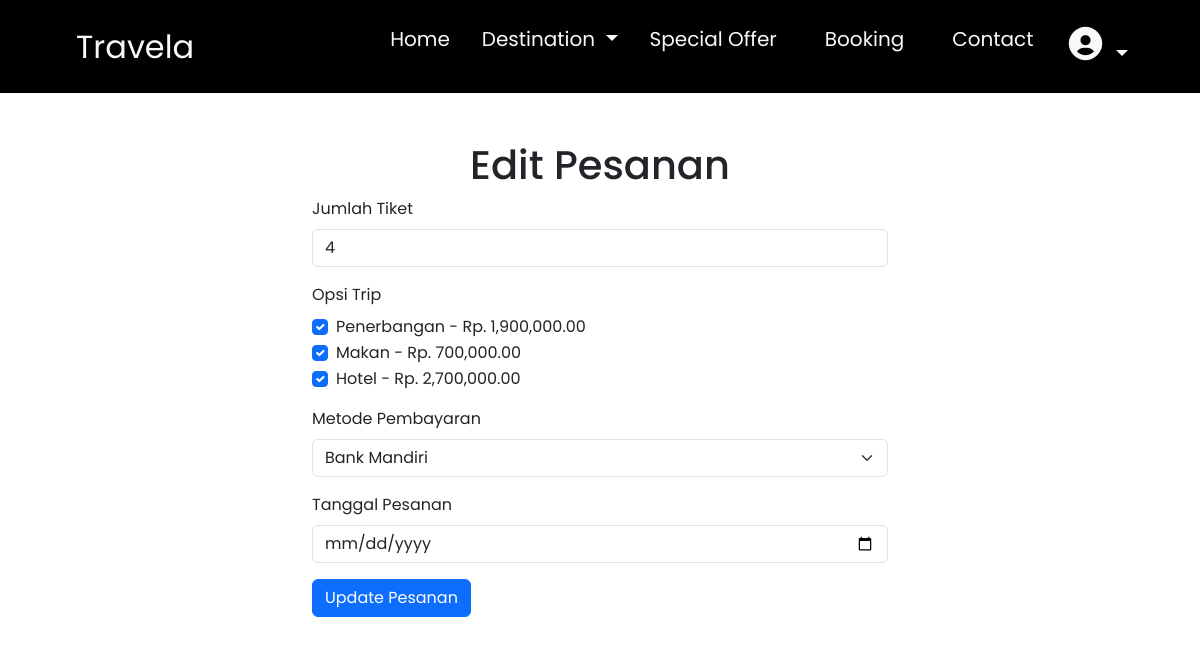
/page/edit_order.php?id=74 (signed in), run on the app's committed database.
### tables this page shows
CREATE TABLE `orders` (
  `id` int(11) NOT NULL,
  `user_id` int(11) NOT NULL,
  `destination_cards_id` int(11) NOT NULL,
  `jumlah_tiket` int(11) NOT NULL,
  `total_harga` int(11) NOT NULL,
  `order_date` timestamp NOT NULL DEFAULT current_timestamp(),
  `payment_method_id` int(11) DEFAULT NULL,
  `opsi_trip_ids` varchar(255) DEFAULT NULL
);

CREATE TABLE `opsi_trip` (
  `id` int(11) NOT NULL,
  `destination_cards_id` int(11) NOT NULL,
  `option_name` varchar(255) NOT NULL,
  `option_price` int(20) NOT NULL
);

CREATE TABLE `payment_method` (
  `id` int(11) NOT NULL,
  `name` varchar(50) NOT NULL
);

### page/edit_order.php (the view, shortened to what this page needs)
<?php
include "../koneksi.php";
$order_id = $_GET['id'];
$order_sql = "SELECT * FROM orders WHERE id = ?";
$stmt = $conn->prepare($order_sql);
$stmt->bind_param('i', $order_id);
$stmt->execute();
$order = $stmt->get_result()->fetch_assoc();
$destination_cards_id = $order['destination_cards_id'];
$opsi_sql = "SELECT id, option_name, option_price FROM opsi_trip WHERE destination_cards_id = ?";
$stmt = $conn->prepare($opsi_sql);
$stmt->bind_param('i', $destination_cards_id);
$stmt->execute();
$opsi_trip = $stmt->get_result()->fetch_all(MYSQLI_ASSOC);
$payment_sql = "SELECT id, name FROM payment_method";
$payment_methods = $conn->query($payment_sql)->fetch_all(MYSQLI_ASSOC);
?>
<!DOCTYPE html>
<html lang="id">
<head>
    <link href="https://cdn.jsdelivr.net/npm/bootstrap@5.3.3/dist/css/bootstrap.min.css" rel="stylesheet">
    <link rel="stylesheet" href="../style.css">
    <link href='https://unpkg.com/boxicons@2.1.4/css/boxicons.min.css' rel='stylesheet'>
</head>
<body class="background">
    <?php include "layout/navbar.php"; ?>
    <div class="container mt-5" style="max-width: 50%">
        <h1 class="text-center">Edit Pesanan</h1>
        <form method="post" id="orderForm">
            <div class="mb-3">
                <label for="jumlah_tiket" class="form-label">Jumlah Tiket</label>
                <input type="number" class="form-control" id="jumlah_tiket" name="jumlah_tiket" value="<?= htmlspecialchars($order['jumlah_tiket']); ?>" required>
            </div>
            <div class="mb-3">
                <label class="form-label">Opsi Trip</label><br>
                <?php foreach ($opsi_trip as $opsi) : ?>
                    <div class="form-check">
                        <input class="form-check-input" type="checkbox" id="opsi_<?= $opsi['id']; ?>" name="opsi_trip[]" value="<?= $opsi['id']; ?>" data-price="<?= $opsi['option_price']; ?>" <?= in_array($opsi['id'], explode(',', $order['opsi_trip_ids'])) ? 'checked' : ''; ?>>
                        <label class="form-check-label" for="opsi_<?= $opsi['id']; ?>"><?= htmlspecialchars($opsi['option_name']) . ' - Rp. ' . number_format($opsi['option_price'], 2); ?></label>
                    </div>
                <?php endforeach; ?>
            </div>
            <div class="mb-3">
                <label for="payment_method" class="form-label">Metode Pembayaran</label>
                <select class="form-select" id="payment_method" name="payment_method_id" required>
                    <?php foreach ($payment_methods as $method) : ?>
                        <option value="<?= $method['id']; ?>" <?= $method['id'] == $order['payment_method_id'] ? 'selected' : ''; ?>><?= htmlspecialchars($method['name']); ?></option>
                    <?php endforeach; ?>
                </select>
            </div>
            <div class="mb-3">
                <label class="form-label" for="order_date">Tanggal Pesanan</label>
                <input type="date" name="order_date" class="form-control" id="order_date" value="<?= htmlspecialchars($order['order_date']); ?>" required>
            </div>
            <button type="button" class="btn btn-primary" id="updateButton">Update Pesanan</button>
        </form>
    </div>
</body>
</html>

### style.css (style rules this page uses)
* { font-family: "Poppins", sans-serif; }

### data on the page
orders: jumlah_tiket "4", opsi_trip_ids "☑", payment_method_id "Bank Mandiri"
opsi_trip: option_name "Penerbangan", option_price "1,900,000.00"
opsi_trip: option_name "Makan", option_price "700,000.00"
opsi_trip: option_name "Hotel", option_price "2,700,000.00"
